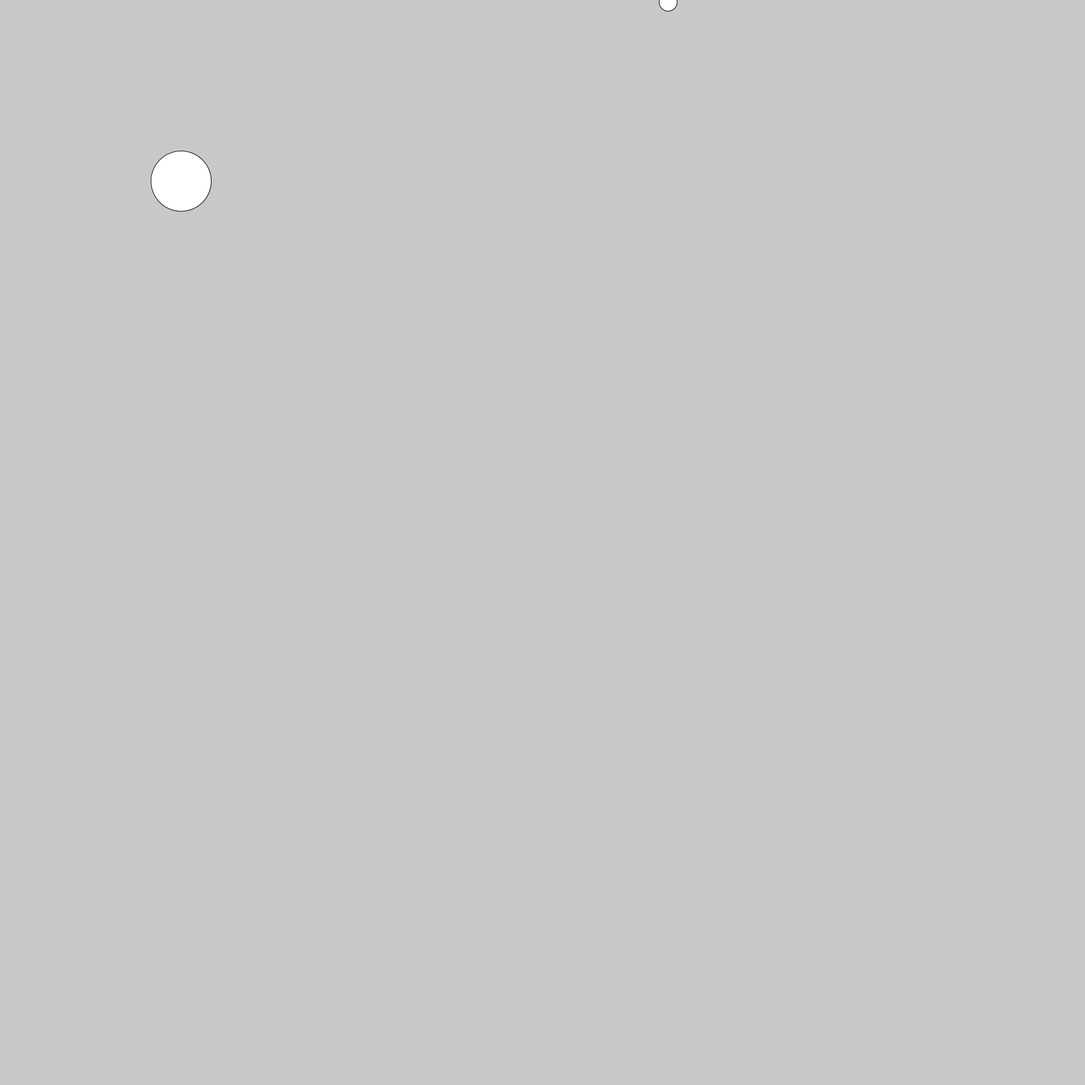
Frame 1 (no input)
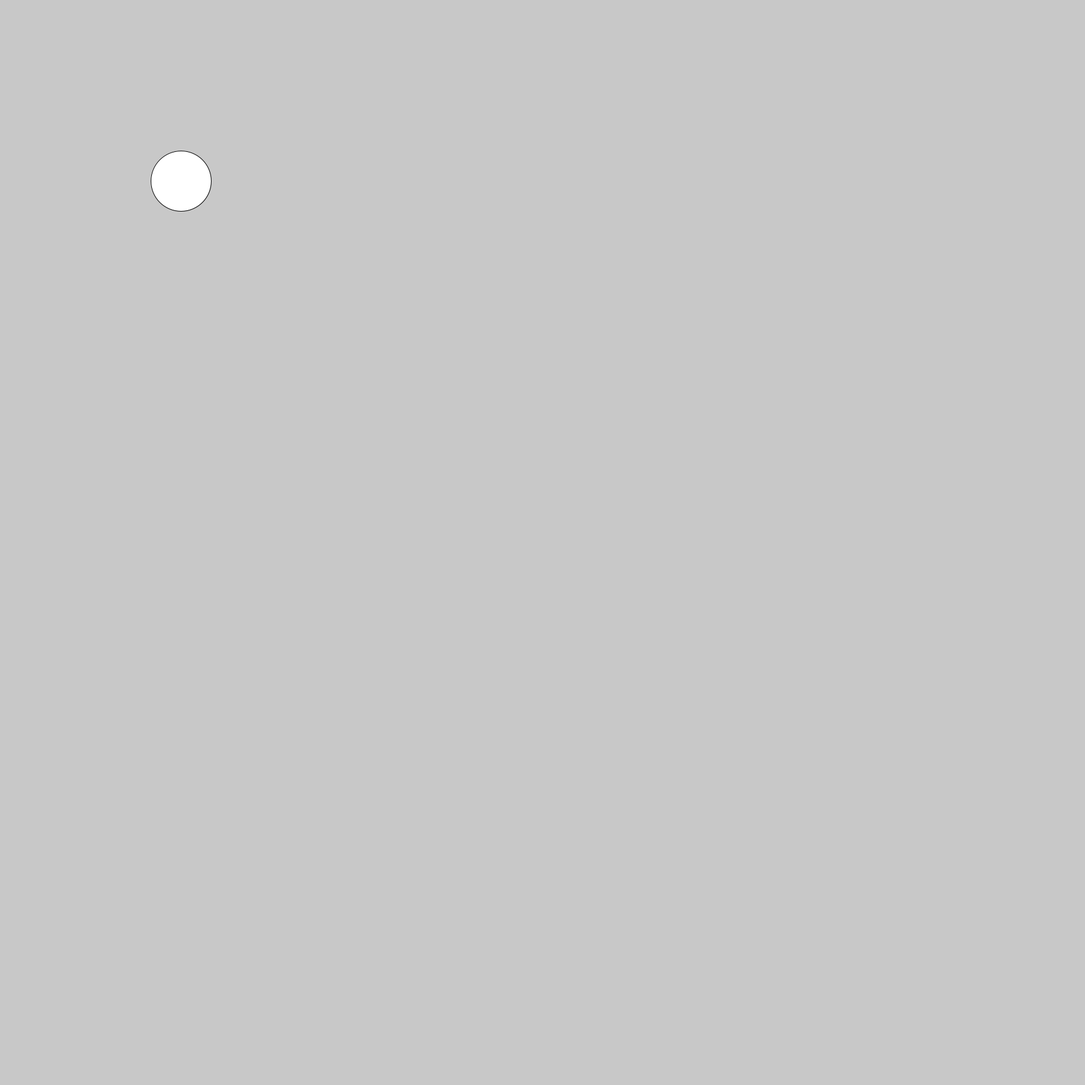
Frame 60 (the mouse pressed at the canvas centre just before this capture)
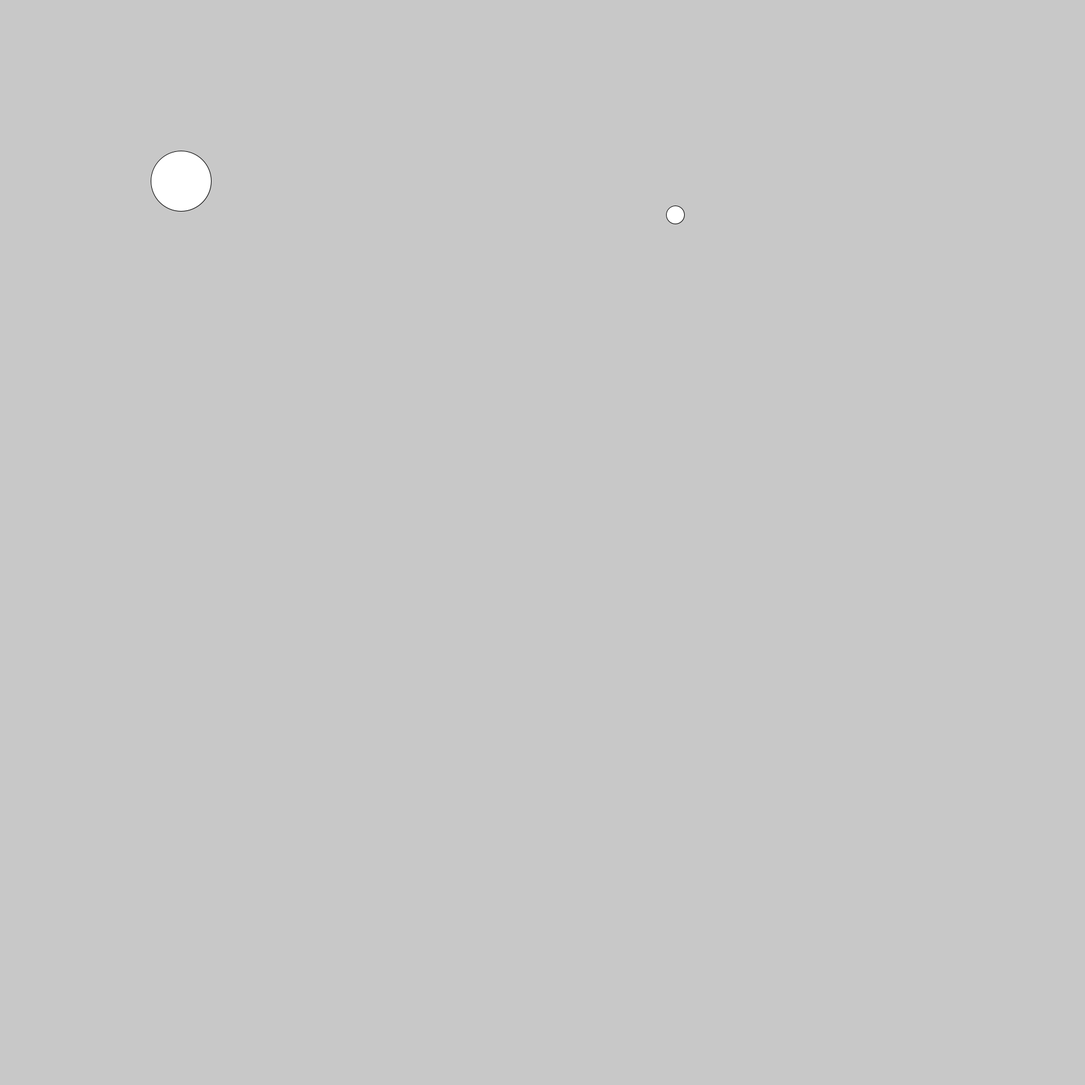
Frame 120 (the mouse held since frame 60 and released just before this capture)

The Processing sketch that drew these frames (run headless with seeded random() and noise(); from frame 60 on, the mouse is pressed at the canvas centre):

// Processing sketch: Planet_Moon
// ── Planet_Moon.pde
//Designed by Ranveer Randhawa
//This is a physics simulation of a planet-moon system. Planet is considered to be static, while the moon revolves arount it.
//For simplicity, moon mass is considered to be 1/G(Gravitational Constant), and planet mass is considered to be 1 kg

int x=1100;
int y=0;
//float planet_mass=1
//float moon_mass=1/6.67430*10^(−11)
float acc_x=1/(300-x)^2;
float acc_y=1/(300-y)^2;
float vx=10;
float vy=1;

void setup(){
  size(1800, 1800);
  circle(300, 300, 100);
  circle(600, 600, 100);
  circle(x, y, 30);
}
void draw(){
   background(200);
   circle(300, 300, 100);
      vx+=acc_x*(Math.abs(300-x))/(300-x);//direction of gravitational force
      vy+=acc_y*(Math.abs(300-y))/(300-y);//direction of gravitational force
      y+=vy;
      x+=vx;
      circle(x, y, 30);
    
}
